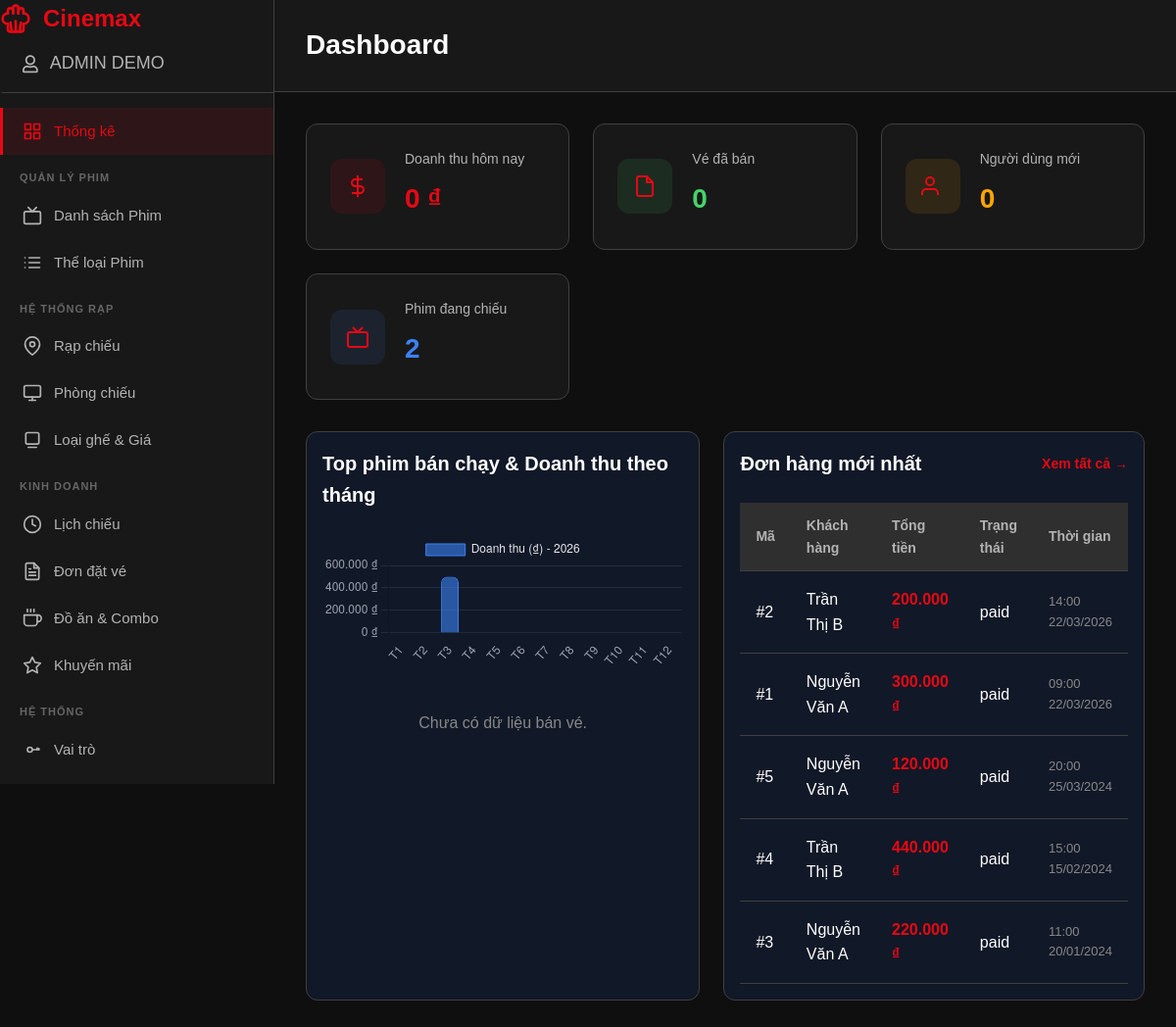
Page /views/admin/index.php (signed in) on the committed database.
### tables this page shows
CREATE TABLE bills (
        bill_id         INT AUTO_INCREMENT PRIMARY KEY,
        user_id         INT NOT NULL,
        total_tickets   INT NOT NULL,
        total_amount    DECIMAL(12,2) NOT NULL,
        discount_amount DECIMAL(12,2) NOT NULL DEFAULT 0,
        final_amount    DECIMAL(12,2) NOT NULL,
        promotion_id    INT NULL,
        status          ENUM('pending', 'paid', 'cancelled', 'refunded') NOT NULL DEFAULT 'pending',
        created_at      TIMESTAMP DEFAULT CURRENT_TIMESTAMP,
        paid_at         TIMESTAMP NULL DEFAULT NULL,
        FOREIGN KEY (user_id)      REFERENCES users(user_id)      ON DELETE RESTRICT,
        FOREIGN KEY (promotion_id) REFERENCES promotions(promotion_id) ON DELETE SET NULL
    );

CREATE TABLE users (
        user_id       INT AUTO_INCREMENT PRIMARY KEY,
        role_id       INT NOT NULL,
        full_name     VARCHAR(100) NOT NULL,
        email         VARCHAR(100) NOT NULL UNIQUE,
        password_hash VARCHAR(255) NOT NULL,
        phone         VARCHAR(20),
        status        TINYINT(1) NOT NULL DEFAULT 1,
        created_at    TIMESTAMP DEFAULT CURRENT_TIMESTAMP,
        last_login    TIMESTAMP NULL DEFAULT NULL,
        FOREIGN KEY (role_id) REFERENCES roles(role_id) ON DELETE RESTRICT
    );

### views/admin/pages/dashboard.php (the view, shortened to what this page needs)
<?php
$today = date('Y-m-d');
$currentYear = date('Y');
$todayRevenue    = 0;
$todayTickets    = 0;
$todayNewUsers   = 0;
$nowShowingMovies = 0;
$latestOrders    = [];
$topMovies       = [];
$monthlyRevenue  = array_fill(1, 12, 0.0);
if (isset($conn) && $conn) {
    try {
        $sql = "SELECT COALESCE(SUM(final_amount), 0) AS revenue,
                       COALESCE(SUM(total_tickets), 0) AS tickets
                FROM bills
                WHERE DATE(created_at) = ? AND status = 'paid'";
        $stmt = $conn->prepare($sql);
        if ($stmt) {
            $stmt->bind_param('s', $today);
            if ($stmt->execute()) {
                $res = $stmt->get_result();
                if ($res) {
                    $row = $res->fetch_assoc();
                    $todayRevenue = (float)($row['revenue'] ?? 0);
                    $todayTickets = (int)($row['tickets'] ?? 0);
                }
            }
        }
        $sql = "SELECT COUNT(*) AS cnt FROM users WHERE DATE(created_at) = ?";
        $stmt = $conn->prepare($sql);
        if ($stmt) {
            $stmt->bind_param('s', $today);
            if ($stmt->execute()) {
                $res = $stmt->get_result();
                if ($res) {
                    $row = $res->fetch_assoc();
                    $todayNewUsers = (int)($row['cnt'] ?? 0);
                }
            }
        }
        $sql = "SELECT COUNT(*) AS cnt FROM movies WHERE status = 1";
        $result = $conn->query($sql);
        if ($result) {
            $row = $result->fetch_assoc();
            $nowShowingMovies = (int)($row['cnt'] ?? 0);
        }
        $sql = "SELECT b.bill_id,
                       u.full_name,
                       b.final_amount,
                       b.status,
                       b.created_at
                FROM bills b
                INNER JOIN users u ON b.user_id = u.user_id
                ORDER BY b.created_at DESC
                LIMIT 5";
        $result = $conn->query($sql);
        if ($result) {
            while ($row = $result->fetch_assoc()) {
                $latestOrders[] = $row;
            }
        }
        $sql = "SELECT
                    MONTH(created_at) AS m,
                    COALESCE(SUM(final_amount), 0) AS revenue
                FROM bills
                WHERE YEAR(created_at) = ? AND status = 'paid'
                GROUP BY MONTH(created_at)
                ORDER BY MONTH(created_at)";
        $stmt = $conn->prepare($sql);
        if ($stmt) {
            $stmt->bind_param('i', $currentYear);
            if ($stmt->execute()) {
                $res = $stmt->get_result();
                if ($res) {
                    while ($row = $res->fetch_assoc()) {
                        $m = (int)$row['m'];
                        if ($m >= 1 && $m <= 12) {
                            $monthlyRevenue[$m] = (float)$row['revenue'];
                        }
                    }
                }
            }
        }
    } catch (Exception $e) {
    }
}
$monthlyLabels = [];
$monthlyData = [];
for ($i = 1; $i <= 12; $i++) {
    $monthlyLabels[] = 'T' . $i;
    $monthlyData[] = $monthlyRevenue[$i];
}
?>
<section class="dashboard">
    <header class="admin-header">
        <h1>Dashboard</h1>
    </header>
    <div class="dashboard-content">
        <div class="stats-grid">
            <div class="stat-card">
                <div class="stat-icon" style="background: rgba(229, 9, 20, 0.1);">
                    <svg width="24" height="24" viewBox="0 0 24 24" fill="none"
                        stroke="currentColor" stroke-width="2">
                        <line x1="12" y1="1" x2="12" y2="23"></line>
                        <path d="M17 5H9.5a3.5 3.5 0 0 0 0 7h5a3.5 3.5 0 0 1 0 7H6"></path>
                    </svg>
                </div>
                <div class="stat-info">
                    <span class="stat-label">Doanh thu hôm nay</span>
                    <span class="stat-value" style="color: #e50914;">
                        <?php echo number_format($todayRevenue, 0, ',', '.'); ?> ₫
                    </span>
                </div>
            </div>
            <div class="stat-card">
                <div class="stat-icon" style="background: rgba(70, 211, 105, 0.1);">
                    <svg width="24" height="24" viewBox="0 0 24 24" fill="none"
                        stroke="currentColor" stroke-width="2">
                        <path d="M14 2H6a2 2 0 0 0-2 2v16a2 2 0 0 0 2 2h12a2 2 0 0 0 2-2V8z"></path>
                        <polyline points="14 2 14 8 20 8"></polyline>
                    </svg>
                </div>
                <div class="stat-info">
                    <span class="stat-label">Vé đã bán</span>
                    <span class="stat-value" style="color: #46d369;">
                        <?php echo (int)$todayTickets; ?>
                    </span>
                </div>
            </div>
            <div class="stat-card">
                <div class="stat-icon" style="background: rgba(255, 165, 0, 0.1);">
                    <svg width="24" height="24" viewBox="0 0 24 24" fill="none"
                        stroke="currentColor" stroke-width="2">
                        <path d="M17 21v-2a4 4 0 0 0-4-4H5a4 4 0 0 0-4 4v2"></path>
                        <circle cx="9" cy="7" r="4"></circle>
                    </svg>
                </div>
                <div class="stat-info">
                    <span class="stat-label">Người dùng mới</span>
                    <span class="stat-value" style="color: #ffa500;">
                        <?php echo (int)$todayNewUsers; ?>
                    </span>
                </div>
            </div>
            <div class="stat-card">
                <div class="stat-icon" style="background: rgba(59, 130, 246, 0.1);">
                    <svg width="24" height="24" viewBox="0 0 24 24" fill="none"
                        stroke="currentColor" stroke-width="2">
                        <rect x="2" y="7" width="20" height="15" rx="2" ry="2"></rect>
                        <polyline points="17 2 12 7 7 2"></polyline>
                    </svg>
                </div>
                <div class="stat-info">
                    <span class="stat-label">Phim đang chiếu</span>
                    <span class="stat-value" style="color: #3b82f6;">
                        <?php echo (int)$nowShowingMovies; ?>
                    </span>
                </div>
            </div>
        </div>
        <div class="dashboard-grid-2" style="margin-top: 30px;">
            <div class="dashboard-card">
                <div class="card-header">
                    <h3>Top phim bán chạy & Doanh thu theo tháng</h3>
                </div>
                <div style="margin-bottom: 24px;">
                    <canvas id="revenueByMonthChart" height="140"></canvas>
                </div>
                <div class="top-movies-list">
                    <?php if (empty($topMovies)): ?>
                        <div style="text-align:center; padding: 16px; color:#888;">
                            Chưa có dữ liệu bán vé.
                        </div>
                    <?php endif; ?>
                </div>
            </div>
            <div class="dashboard-card">
                <div class="card-header">
                    <h3>Đơn hàng mới nhất</h3>
                    <a href="index.php?page=bookings" class="card-action">Xem tất cả →</a>
                </div>
                <div class="table-responsive">
                    <table class="data-table">
                        <thead>
                            <tr>
                                <th>Mã</th>
                                <th>Khách hàng</th>
                                <th>Tổng tiền</th>
                                <th>Trạng thái</th>
                                <th>Thời gian</th>
                            </tr>
                        </thead>
                        <tbody>
                            <?php if (empty($latestOrders)): ?>
                                <tr>
                                    <td colspan="5" style="text-align:center; padding:16px; color:#888;">
                                        Chưa có đơn hàng nào.
                                    </td>
                                </tr>
                            <?php else: ?>
                                <?php foreach ($latestOrders as $order): ?>
                                    <tr>
                                        <td>#<?php echo htmlspecialchars((string)$order['bill_id']); ?></td>
                                        <td><?php echo htmlspecialchars($order['full_name'] ?? ''); ?></td>
                                        <td style="color: var(--primary-color); font-weight: bold;">
                                            <?php echo number_format((float)$order['final_amount'], 0, ',', '.'); ?> ₫
                                        </td>
                                        <td><?php echo htmlspecialchars($order['status'] ?? ''); ?></td>
                                        <td style="color: #888; font-size: 13px;">
                                            <?php
                                            if (!empty($order['created_at'])) {
                                                $dt = new DateTime($order['created_at']);
                                                echo $dt->format('H:i d/m/Y');
                                            }
                                            ?>
                                        </td>
                                    </tr>
                                <?php endforeach; ?>
                            <?php endif; ?>
                        </tbody>
                    </table>
                </div>
            </div>
        </div>
    </div>
</section>
<script>
    (function () {
        const ctx = document.getElementById('revenueByMonthChart');
        if (!ctx) return;
        const labels = <?php echo json_encode($monthlyLabels, JSON_UNESCAPED_UNICODE); ?>;
        const data = <?php echo json_encode($monthlyData, JSON_NUMERIC_CHECK); ?>;
        new Chart(ctx, {
            type: 'bar',
            data: {
                labels: labels,
                datasets: [{
                    label: 'Doanh thu (₫) - <?php echo (int)$currentYear; ?>',
                    data: data,
                    backgroundColor: 'rgba(59, 130, 246, 0.6)',
                    borderColor: 'rgba(59, 130, 246, 1)',
                    borderWidth: 1,
                    borderRadius: 6,
                }]
            },
            options: {
                responsive: true,
                maintainAspectRatio: false,
                scales: {
                    y: {
                        beginAtZero: true,
                        ticks: {
                            callback: function (value) {
                                return value.toLocaleString('vi-VN') + ' ₫';
                            },
                            color: '#9ca3af'
                        },
                        grid: {
                            color: 'rgba(148, 163, 184, 0.15)'
                        }
                    },
                    x: {
                        ticks: {
                            color: '#9ca3af'
                        },
                        grid: {
                            display: false
                        }
                    }
                },
                plugins: {
                    legend: {
                        labels: {
                            color: '#e5e7eb'
                        }
                    }
                }
            }
        });
    })();
</script>

### public/assets/css/style.css (style rules this page uses)
:root { --primary-color: #e50914; --primary-dark: #b20710; --secondary-color: #0f1014; --text-primary: #ffffff; --text-secondary: #b3b3b3; --bg-primary: #000000; --bg-secondary: #181818; --bg-tertiary: #2f2f2f; --border-color: #404040; --success-color: #46d369; --warning-color: #ffa500; --danger-color: #e50914; --shadow: 0 4px 12px rgba(0, 0, 0, 0.5); --shadow-lg: 0 8px 24px rgba(0, 0, 0, 0.6); --transition: all 0.3s ease; --border-radius: 8px; }
* { margin: 0; padding: 0; box-sizing: border-box; }
body { font-family: -apple-system, BlinkMacSystemFont, "Segoe UI", Roboto, "Helvetica Neue", Arial, sans-serif; background: var(--bg-primary); color: var(--text-primary); line-height: 1.6; overflow-x: hidden; }

### public/assets/css/admin.css (style rules this page uses)
.admin-header { background: var(--bg-secondary); border-bottom: 1px solid var(--border-color); padding: 24px 32px; display: flex; justify-content: space-between; align-items: center; position: sticky; top: 0; z-index: 100; }
.admin-header h1 { font-size: 28px; }
.dashboard-content { padding: 32px; }
.stats-grid { display: grid; grid-template-columns: repeat(auto-fit, minmax(250px, 1fr)); gap: 24px; margin-bottom: 32px; }
.stat-card { background: var(--bg-secondary); border: 1px solid var(--border-color); border-radius: 12px; padding: 24px; display: flex; gap: 20px; align-items: center; }
.stat-icon { width: 56px; height: 56px; border-radius: 12px; display: flex; align-items: center; justify-content: center; flex-shrink: 0; }
.stat-icon svg { color: var(--primary-color); }
.stat-info { flex: 1; display: flex; flex-direction: column; }
.stat-label { font-size: 14px; color: var(--text-secondary); margin-bottom: 8px; }
.stat-value { font-size: 28px; font-weight: 700; margin-bottom: 4px; }
.dashboard-card { background: var(--bg-secondary); border: 1px solid var(--border-color); border-radius: 12px; padding: 24px; }
.card-header { display: flex; justify-content: space-between; align-items: center; margin-bottom: 24px; }
.card-header h3 { font-size: 20px; }
.card-action { color: var(--primary-color); text-decoration: none; font-weight: 600; font-size: 14px; transition: var(--transition); }
.top-movies-list { display: flex; flex-direction: column; gap: 16px; }
.table-responsive { overflow-x: auto; }
.data-table { width: 100%; border-collapse: collapse; }
.data-table thead { background: var(--bg-tertiary); }
.data-table th { padding: 12px 16px; text-align: left; font-weight: 600; font-size: 14px; color: var(--text-secondary); border-bottom: 1px solid var(--border-color); }
.data-table td { padding: 16px; border-bottom: 1px solid var(--border-color); }
.data-table tbody tr { transition: var(--transition); }

### public/assets/css/dashboard.css (style rules this page uses)
.dashboard-grid-2 { display: grid; grid-template-columns: 2fr 1fr; gap: 24px; }

### public/assets/css/shows_admin.css (style rules this page uses)
body { background: #0f0f0f; font-family: Arial; margin: 0; color: white; }

### public/assets/css/permission.css (style rules this page uses)
.dashboard-card { background: #111827; border-radius: 12px; padding: 16px; }

### rows in the picture
bills: bill_id "2", user.full_name "Trần Thị B", final_amount "200.000", status "paid", created_at "14:00 22/03/2026"
bills: bill_id "1", user.full_name "Nguyễn Văn A", final_amount "300.000", status "paid", created_at "09:00 22/03/2026"
bills: bill_id "5", user.full_name "Nguyễn Văn A", final_amount "120.000", status "paid", created_at "20:00 25/03/2024"
bills: bill_id "4", user.full_name "Trần Thị B", final_amount "440.000", status "paid", created_at "15:00 15/02/2024"
bills: bill_id "3", user.full_name "Nguyễn Văn A", final_amount "220.000", status "paid", created_at "11:00 20/01/2024"

### other values in the picture
$authUser['full_name'] "ADMIN DEMO"
$todayRevenue "0"
$todayTickets "0"
$todayNewUsers "0"
$nowShowingMovies "2"
chart data {{ json_encode($monthlyData, JSON_NUMERIC_CHECK) }} [0,0,500000,0,0,0,0,0,0,0,0,0]
chart data {{ $currentYear }} 2026
